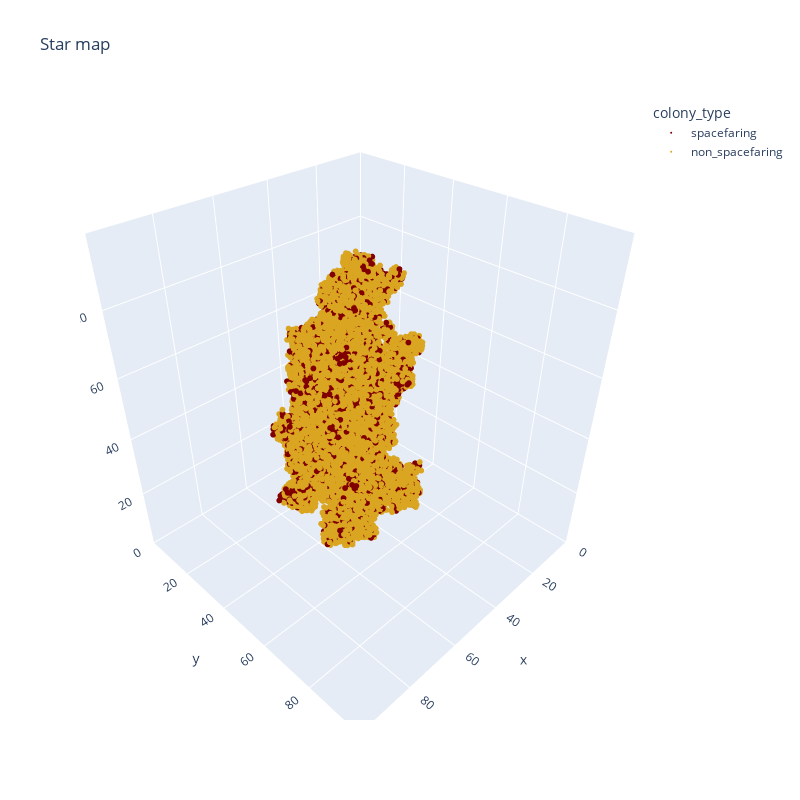

Write notebook code for a chart like this one.
### Code cell
size=100
seed = rnd.randrange(1000000)
#seed=524290
Sector.colinising = 0.3333
Sector.size = 100
rnd.seed(seed)
space={}
cols=[]
s = Sector(50,50,50,space)
s.colonized = 1
cols.append(s)
for t in range(200):
    h=[]
    for c in cols:
        if(n:=c.colonize(space)):
            h.append(n)
    cols.extend(h)
star_map=[]
for c in cols:
    star_map.append(c.get_cords())

print("done")

df = pd.DataFrame(star_map, columns=['x','y','z','colony_type'])

fig = px.scatter_3d(df, x='x', y='y', z='z', color='colony_type',color_discrete_sequence=["maroon", "goldenrod","green"] ,title="Star map", width=800, height=800)
fig.update_traces(hoverinfo="skip",marker_size =2)
   
fig.update_layout(scene=dict(xaxis_showspikes=False,
                             yaxis_showspikes=False,
                             zaxis_showspikes=False,
                             xaxis = dict(nticks=10, range=[0,Sector.size]),
                             yaxis = dict(nticks=10, range=[0,Sector.size]),
                             zaxis = dict(nticks=10, range=[0,Sector.size]),
                             ))

### Figure 1 — Plotly figure (JSON) as saved in the notebook; plotly's stock layout.template omitted (floating-point values rounded to 4 significant figures; data arrays with more than 128 entries replaced by an {"elided": "..."} marker saying what was removed)
{"data": [{"hoverinfo": "skip", "hovertemplate": "colony_type=spacefaring<br>x=%{x}<br>y=%{y}<br>z=%{z}<extra></extra>", "legendgroup": "spacefaring", "marker": {"color": "maroon", "size": 2, "symbol": "circle"}, "mode": "markers", "name": "spacefaring", "scene": "scene", "showlegend": true, "type": "scatter3d", "x": {"elided": "8829 float values"}, "y": {"elided": "8829 float values"}, "z": {"elided": "8829 float values"}}, {"hoverinfo": "skip", "hovertemplate": "colony_type=non_spacefaring<br>x=%{x}<br>y=%{y}<br>z=%{z}<extra></extra>", "legendgroup": "non_spacefaring", "marker": {"color": "goldenrod", "size": 2, "symbol": "circle"}, "mode": "markers", "name": "non_spacefaring", "scene": "scene", "showlegend": true, "type": "scatter3d", "x": {"elided": "17511 float values"}, "y": {"elided": "17511 float values"}, "z": {"elided": "17511 float values"}}], "layout": {"height": 800, "legend": {"title": {"text": "colony_type"}, "tracegroupgap": 0}, "scene": {"domain": {"x": [0, 1], "y": [0, 1]}, "xaxis": {"nticks": 10, "range": [0, 100], "showspikes": false, "title": {"text": "x"}}, "yaxis": {"nticks": 10, "range": [0, 100], "showspikes": false, "title": {"text": "y"}}, "zaxis": {"nticks": 10, "range": [0, 100], "showspikes": false, "title": {"text": "z"}}}, "title": {"text": "Star map"}, "width": 800}}
